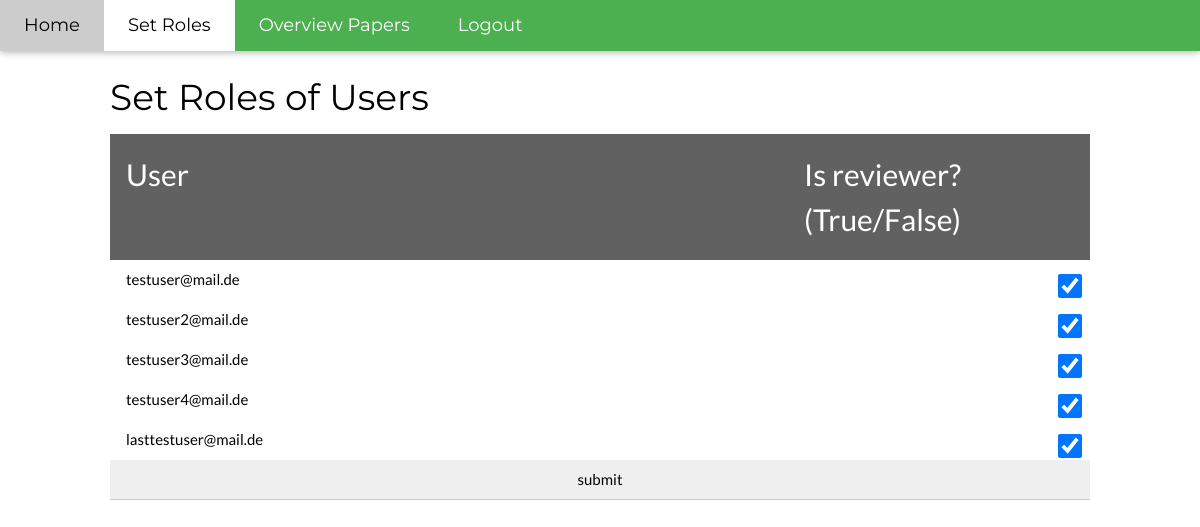
The page /roles (signed in) on the database as committed earlier.
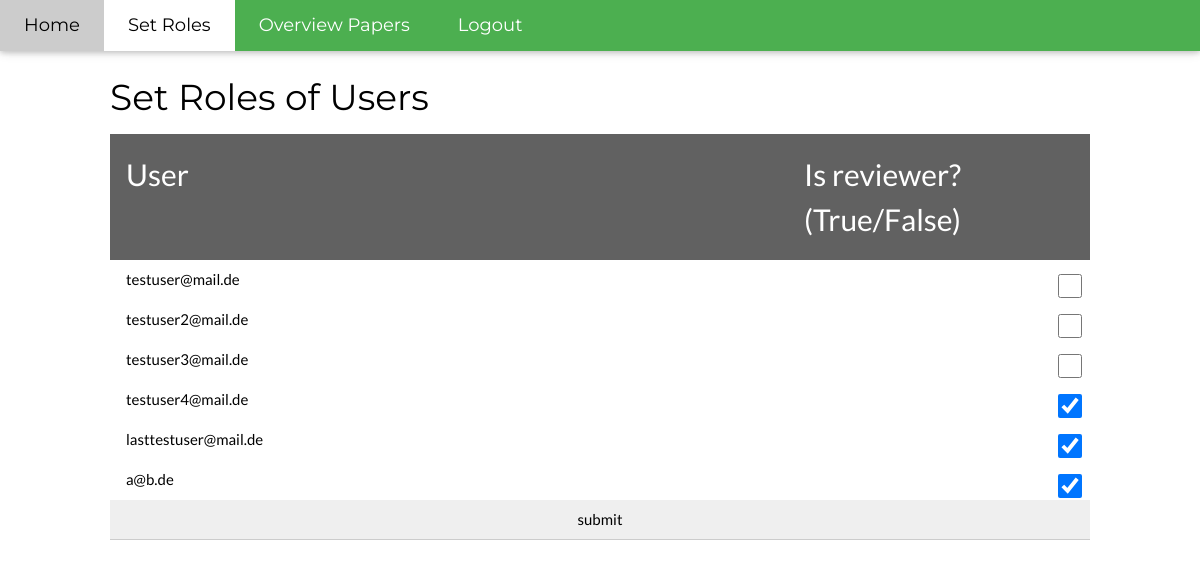
The same page on the database as committed later.
### models.py (models this page shows, shortened)
class User(db.Model):
    __tablename__ = 'user'
    id = db.Column(db.Integer, primary_key=True)
    email = db.Column(db.String(120), unique=True, nullable=False)
    hashed_password = db.Column(db.String(500), nullable=False)
    is_admin = db.Column(db.Boolean, nullable=False, default=False)
    is_reviewer = db.Column(db.Boolean, nullable=False, default=False)
    scored_papers = db.relationship("Score", back_populates="reviewer")

### app.py (the view, shortened to what this page needs)
@app.route('/roles', methods=['POST', 'GET'])
@check_authentification
@check_admin # preprocesser in helper_functions file
def roles():
    current_user = get_current_user()
    users = User.query.filter(User.is_admin == False).all()
    if request.method == "GET":
        return render_template('set_roles.html', users=users)

### helper_functions.py (called while the page is built)
def logged_in():
    return "auth_user_id" in session

@app.context_processor
def add_template_variables():
    variables = dict()
    logged_in_bool = logged_in()
    variables["logged_in"] = logged_in()
    variables["request_path"] = str(request.path)
    if logged_in_bool:
        variables["current_user"] = get_current_user()
    return variables

def check_authentification(f):
    @wraps(f)
    def decorated_function(*args, **kwargs):
        if logged_in():
            return f(*args, **kwargs)
        else:
            flash({"formField" : "success", "message" : "You do not have access to this page."}, CssClasses.ERROR)
            return redirect(url_for("login"))
    return decorated_function

def check_admin(f):
    @wraps(f)
    def decorated_function(*args, **kwargs):
        if get_current_user().is_admin:
            return f(*args, **kwargs)
        else:
            flash({"formField" : "success", "message" : "Only the conferencechair (admin) has access to this page"}, CssClasses.ERROR)
            return redirect(url_for("login"))
    return decorated_function

def get_current_user():
    return User.query.get(session["auth_user_id"])

### templates/set_roles.html (shortened to what this page needs)
{% extends "layout.html" %}
{% block body %}
    <h1>Set Roles of Users</h1>
      <form action = {{ url_for("roles") }} method = "POST">
           <table class="w3-table">
                <thead class="w3-dark-grey">
                     <tr>
                         <td style="width: 70%"><h2>User</h2></td>
                         <td><h2>Is reviewer? (True/False)</h2></td>
                     </tr>
                </thead>
           {% for user in users %}
                <tr class="w3-hover-green">
                     <td>{{ user.email }}</td>
                     <td><input class="w3-check w3-right" type="checkbox" name="user" value="{{ user.email }}" {% if user.is_reviewer %} checked {% endif %}></td>
                </tr>
           {% endfor %}
           </table>
          <input type="submit" value="submit" class="w3-input"/>
      </form>
{% endblock %}

Rows that differ between the two databases and show on the page:
changed User "testuser@mail.de": is_reviewer "☑" → "☐"
changed User "testuser2@mail.de": is_reviewer "☑" → "☐"
changed User "testuser3@mail.de": is_reviewer "☑" → "☐"
added User: email "a@b.de", is_reviewer "☑"
